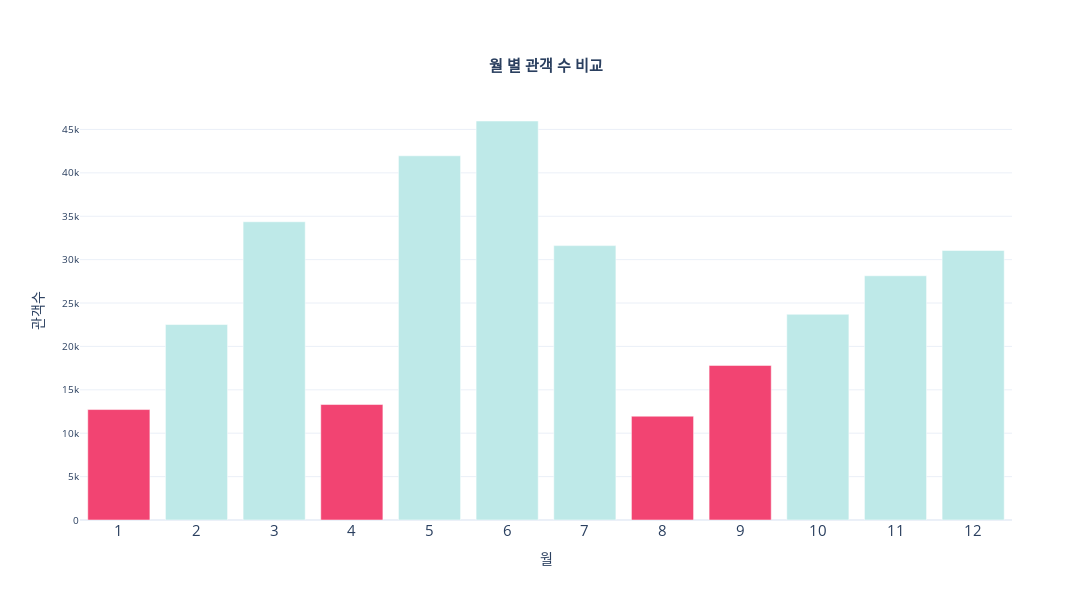

The cell this chart's notebook holds for it:
### Code cell
import plotly.graph_objects as go

fig = go.Figure()
fig.add_trace(go.Bar(
    x= cthall_group_pdm_pf_aud['play_date_month'] ,
    y= cthall_group_pdm_pf_aud['seat'] ,
    marker_color=colors_nc,

))

# Here we modify the tickangle of the xaxis, resulting in rotated labels.

fig.update_layout(barmode='group', xaxis_tickangle=0)

fig.update_layout(
    {
        "title": {
            "text": "<b>월 별 관객 수 비교</b>",
            "x": 0.5,
            "y": 0.9,
            "font": {
                "size": 15
            }
        },
        "xaxis": {
            "title": "월",
            # "showticklabels":True,
            # "tick0": "2017-01-31",
            # "dtick": "M1",
            "tickfont": {
                "size": 15               
            }
        },
        "yaxis": {
            "title": "관객수",
            "tickfont": {
                "size": 10 ,               
            }
        },
        "template":'plotly_white',
        "showlegend": False,
        "autosize":False,
        "width":1200,
        "height":600
    }
)

fig.show()

### Figure 1 — Plotly figure (JSON) as saved in the notebook; plotly's stock layout.template omitted (floating-point values rounded to 4 significant figures)
{"data": [{"marker": {"color": ["#F24472", "#bee9e8", "#bee9e8", "#F24472", "#bee9e8", "#bee9e8", "#bee9e8", "#F24472", "#F24472", "#bee9e8", "#bee9e8", "#bee9e8"]}, "type": "bar", "x": ["1", "2", "3", "4", "5", "6", "7", "8", "9", "10", "11", "12"], "y": [12727, 22523, 34365, 13306, 41968, 45975, 31617, 11960, 17812, 23704, 28143, 31058]}], "layout": {"autosize": false, "barmode": "group", "height": 600, "showlegend": false, "title": {"font": {"size": 15}, "text": "<b>월 별 관객 수 비교</b>", "x": 0.5, "y": 0.9}, "width": 1200, "xaxis": {"tickangle": 0, "tickfont": {"size": 15}, "title": {"text": "월"}}, "yaxis": {"tickfont": {"size": 10}, "title": {"text": "관객수"}}}}
